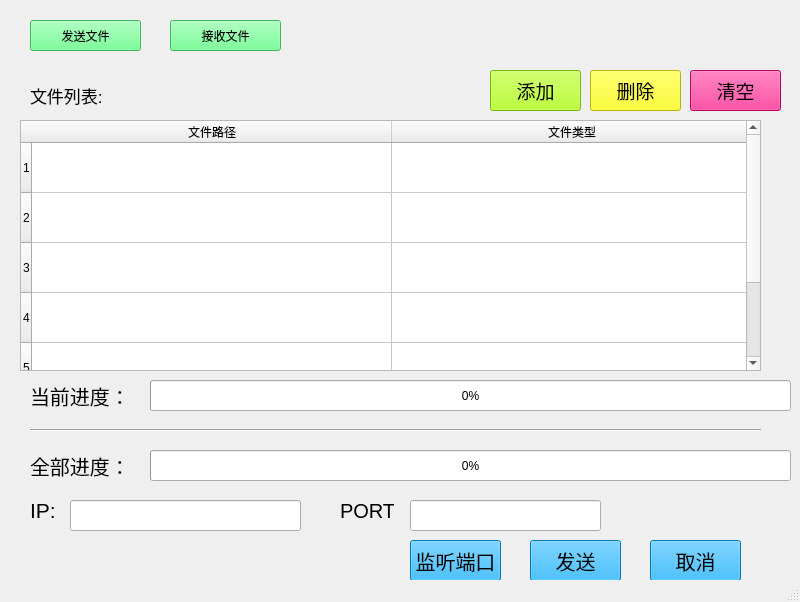
<?xml version="1.0" encoding="UTF-8"?>
<ui version="4.0">
 <class>MainWindow</class>
 <widget class="QMainWindow" name="MainWindow">
  <property name="geometry">
   <rect>
    <x>0</x>
    <y>0</y>
    <width>800</width>
    <height>602</height>
   </rect>
  </property>
  <property name="windowTitle">
   <string>MainWindow</string>
  </property>
  <widget class="QWidget" name="centralwidget">
   <widget class="QPushButton" name="send_file">
    <property name="geometry">
     <rect>
      <x>30</x>
      <y>20</y>
      <width>111</width>
      <height>31</height>
     </rect>
    </property>
    <property name="cursor">
     <cursorShape>OpenHandCursor</cursorShape>
    </property>
    <property name="styleSheet">
     <string notr="true">background-color: rgb(85, 255, 127);</string>
    </property>
    <property name="text">
     <string>发送文件</string>
    </property>
   </widget>
   <widget class="QPushButton" name="receive_file">
    <property name="geometry">
     <rect>
      <x>170</x>
      <y>20</y>
      <width>111</width>
      <height>31</height>
     </rect>
    </property>
    <property name="styleSheet">
     <string notr="true">background-color: rgb(85, 255, 127);</string>
    </property>
    <property name="text">
     <string>接收文件</string>
    </property>
   </widget>
   <widget class="QStackedWidget" name="stackedWidget">
    <property name="geometry">
     <rect>
      <x>10</x>
      <y>60</y>
      <width>781</width>
      <height>531</height>
     </rect>
    </property>
    <property name="currentIndex">
     <number>0</number>
    </property>
    <widget class="QWidget" name="page">
     <widget class="QProgressBar" name="current_status_bar">
      <property name="geometry">
       <rect>
        <x>140</x>
        <y>320</y>
        <width>641</width>
        <height>31</height>
       </rect>
      </property>
      <property name="value">
       <number>0</number>
      </property>
     </widget>
     <widget class="Line" name="line">
      <property name="geometry">
       <rect>
        <x>20</x>
        <y>360</y>
        <width>731</width>
        <height>21</height>
       </rect>
      </property>
      <property name="orientation">
       <enum>Qt::Horizontal</enum>
      </property>
     </widget>
     <widget class="QProgressBar" name="total_status_bar">
      <property name="geometry">
       <rect>
        <x>140</x>
        <y>390</y>
        <width>641</width>
        <height>31</height>
       </rect>
      </property>
      <property name="value">
       <number>0</number>
      </property>
     </widget>
     <widget class="QLabel" name="current_status">
      <property name="geometry">
       <rect>
        <x>20</x>
        <y>320</y>
        <width>111</width>
        <height>31</height>
       </rect>
      </property>
      <property name="font">
       <font>
        <pointsize>15</pointsize>
       </font>
      </property>
      <property name="text">
       <string>当前进度：</string>
      </property>
     </widget>
     <widget class="QLabel" name="total_status">
      <property name="geometry">
       <rect>
        <x>20</x>
        <y>390</y>
        <width>111</width>
        <height>31</height>
       </rect>
      </property>
      <property name="font">
       <font>
        <pointsize>15</pointsize>
       </font>
      </property>
      <property name="text">
       <string>全部进度：</string>
      </property>
     </widget>
     <widget class="QLabel" name="IP">
      <property name="geometry">
       <rect>
        <x>20</x>
        <y>440</y>
        <width>41</width>
        <height>21</height>
       </rect>
      </property>
      <property name="font">
       <font>
        <pointsize>16</pointsize>
       </font>
      </property>
      <property name="text">
       <string>IP:</string>
      </property>
     </widget>
     <widget class="QLineEdit" name="IP_text">
      <property name="geometry">
       <rect>
        <x>60</x>
        <y>440</y>
        <width>231</width>
        <height>31</height>
       </rect>
      </property>
     </widget>
     <widget class="QLabel" name="PORT">
      <property name="geometry">
       <rect>
        <x>330</x>
        <y>440</y>
        <width>54</width>
        <height>21</height>
       </rect>
      </property>
      <property name="font">
       <font>
        <pointsize>15</pointsize>
       </font>
      </property>
      <property name="text">
       <string>PORT:</string>
      </property>
     </widget>
     <widget class="QLineEdit" name="PORT_text">
      <property name="geometry">
       <rect>
        <x>400</x>
        <y>440</y>
        <width>191</width>
        <height>31</height>
       </rect>
      </property>
     </widget>
     <widget class="QLabel" name="text_file">
      <property name="geometry">
       <rect>
        <x>20</x>
        <y>20</y>
        <width>91</width>
        <height>31</height>
       </rect>
      </property>
      <property name="font">
       <font>
        <pointsize>13</pointsize>
       </font>
      </property>
      <property name="layoutDirection">
       <enum>Qt::LeftToRight</enum>
      </property>
      <property name="text">
       <string>文件列表:</string>
      </property>
      <property name="alignment">
       <set>Qt::AlignLeading|Qt::AlignLeft|Qt::AlignVCenter</set>
      </property>
     </widget>
     <widget class="QPushButton" name="add_file">
      <property name="geometry">
       <rect>
        <x>480</x>
        <y>10</y>
        <width>91</width>
        <height>41</height>
       </rect>
      </property>
      <property name="font">
       <font>
        <pointsize>14</pointsize>
       </font>
      </property>
      <property name="styleSheet">
       <string notr="true">background-color: rgb(170, 255, 0);</string>
      </property>
      <property name="text">
       <string>添加</string>
      </property>
     </widget>
     <widget class="QPushButton" name="delete_file">
      <property name="geometry">
       <rect>
        <x>580</x>
        <y>10</y>
        <width>91</width>
        <height>41</height>
       </rect>
      </property>
      <property name="font">
       <font>
        <pointsize>14</pointsize>
       </font>
      </property>
      <property name="styleSheet">
       <string notr="true">background-color: rgb(255, 255, 0);</string>
      </property>
      <property name="text">
       <string>删除</string>
      </property>
     </widget>
     <widget class="QPushButton" name="empty_file">
      <property name="geometry">
       <rect>
        <x>680</x>
        <y>10</y>
        <width>91</width>
        <height>41</height>
       </rect>
      </property>
      <property name="font">
       <font>
        <pointsize>14</pointsize>
       </font>
      </property>
      <property name="styleSheet">
       <string notr="true">background-color: rgb(255, 0, 127);</string>
      </property>
      <property name="text">
       <string>清空</string>
      </property>
     </widget>
     <widget class="QPushButton" name="handler">
      <property name="geometry">
       <rect>
        <x>400</x>
        <y>480</y>
        <width>91</width>
        <height>41</height>
       </rect>
      </property>
      <property name="font">
       <font>
        <pointsize>15</pointsize>
       </font>
      </property>
      <property name="styleSheet">
       <string notr="true">background-color: rgb(0, 170, 255);</string>
      </property>
      <property name="text">
       <string>监听端口</string>
      </property>
     </widget>
     <widget class="QPushButton" name="send">
      <property name="geometry">
       <rect>
        <x>520</x>
        <y>480</y>
        <width>91</width>
        <height>41</height>
       </rect>
      </property>
      <property name="font">
       <font>
        <pointsize>15</pointsize>
       </font>
      </property>
      <property name="styleSheet">
       <string notr="true">background-color: rgb(0, 170, 255);</string>
      </property>
      <property name="text">
       <string>发送</string>
      </property>
     </widget>
     <widget class="QPushButton" name="cancel">
      <property name="geometry">
       <rect>
        <x>640</x>
        <y>480</y>
        <width>91</width>
        <height>41</height>
       </rect>
      </property>
      <property name="font">
       <font>
        <pointsize>15</pointsize>
       </font>
      </property>
      <property name="styleSheet">
       <string notr="true">background-color: rgb(0, 170, 255);</string>
      </property>
      <property name="text">
       <string>取消</string>
      </property>
     </widget>
     <widget class="QLabel" name="receive_status_2">
      <property name="geometry">
       <rect>
        <x>20</x>
        <y>490</y>
        <width>271</width>
        <height>31</height>
       </rect>
      </property>
      <property name="font">
       <font>
        <pointsize>15</pointsize>
       </font>
      </property>
      <property name="text">
       <string/>
      </property>
     </widget>
     <widget class="QTableWidget" name="tableWidget">
      <property name="geometry">
       <rect>
        <x>10</x>
        <y>60</y>
        <width>741</width>
        <height>251</height>
       </rect>
      </property>
      <property name="sizePolicy">
       <sizepolicy hsizetype="Expanding" vsizetype="Expanding">
        <horstretch>0</horstretch>
        <verstretch>0</verstretch>
       </sizepolicy>
      </property>
      <property name="styleSheet">
       <string notr="true"/>
      </property>
      <property name="lineWidth">
       <number>1</number>
      </property>
      <property name="verticalScrollBarPolicy">
       <enum>Qt::ScrollBarAlwaysOn</enum>
      </property>
      <property name="horizontalScrollBarPolicy">
       <enum>Qt::ScrollBarAlwaysOff</enum>
      </property>
      <property name="sizeAdjustPolicy">
       <enum>QAbstractScrollArea::AdjustIgnored</enum>
      </property>
      <attribute name="horizontalHeaderMinimumSectionSize">
       <number>20</number>
      </attribute>
      <attribute name="horizontalHeaderDefaultSectionSize">
       <number>360</number>
      </attribute>
      <attribute name="verticalHeaderDefaultSectionSize">
       <number>50</number>
      </attribute>
      <row>
       <property name="text">
        <string>1</string>
       </property>
       <property name="background">
        <color>
         <red>170</red>
         <green>255</green>
         <blue>127</blue>
        </color>
       </property>
      </row>
      <row>
       <property name="text">
        <string>2</string>
       </property>
      </row>
      <row>
       <property name="text">
        <string>3</string>
       </property>
       <property name="background">
        <color>
         <red>170</red>
         <green>255</green>
         <blue>127</blue>
        </color>
       </property>
      </row>
      <row>
       <property name="text">
        <string>4</string>
       </property>
      </row>
      <row>
       <property name="text">
        <string>5</string>
       </property>
       <property name="background">
        <color>
         <red>170</red>
         <green>255</green>
         <blue>127</blue>
        </color>
       </property>
      </row>
      <row>
       <property name="text">
        <string>6</string>
       </property>
      </row>
      <column>
       <property name="text">
        <string>文件路径</string>
       </property>
       <property name="textAlignment">
        <set>AlignCenter</set>
       </property>
      </column>
      <column>
       <property name="text">
        <string>文件类型</string>
       </property>
       <property name="textAlignment">
        <set>AlignCenter</set>
       </property>
      </column>
     </widget>
    </widget>
    <widget class="QWidget" name="page_2">
     <widget class="QLabel" name="receive_status">
      <property name="geometry">
       <rect>
        <x>30</x>
        <y>400</y>
        <width>111</width>
        <height>31</height>
       </rect>
      </property>
      <property name="font">
       <font>
        <pointsize>15</pointsize>
       </font>
      </property>
      <property name="text">
       <string>当前进度：</string>
      </property>
     </widget>
     <widget class="QProgressBar" name="receive_bar">
      <property name="geometry">
       <rect>
        <x>140</x>
        <y>400</y>
        <width>641</width>
        <height>31</height>
       </rect>
      </property>
      <property name="value">
       <number>0</number>
      </property>
     </widget>
     <widget class="Line" name="line_2">
      <property name="geometry">
       <rect>
        <x>30</x>
        <y>430</y>
        <width>721</width>
        <height>31</height>
       </rect>
      </property>
      <property name="orientation">
       <enum>Qt::Horizontal</enum>
      </property>
     </widget>
     <widget class="QPushButton" name="receive">
      <property name="geometry">
       <rect>
        <x>510</x>
        <y>480</y>
        <width>121</width>
        <height>41</height>
       </rect>
      </property>
      <property name="font">
       <font>
        <pointsize>15</pointsize>
       </font>
      </property>
      <property name="styleSheet">
       <string notr="true">background-color: rgb(0, 170, 255);</string>
      </property>
      <property name="text">
       <string>接收</string>
      </property>
     </widget>
     <widget class="QPushButton" name="receive_cancel">
      <property name="geometry">
       <rect>
        <x>640</x>
        <y>480</y>
        <width>121</width>
        <height>41</height>
       </rect>
      </property>
      <property name="font">
       <font>
        <pointsize>15</pointsize>
       </font>
      </property>
      <property name="styleSheet">
       <string notr="true">background-color: rgb(0, 170, 255);</string>
      </property>
      <property name="text">
       <string>取消</string>
      </property>
     </widget>
     <widget class="QLabel" name="IP_receive">
      <property name="geometry">
       <rect>
        <x>30</x>
        <y>450</y>
        <width>41</width>
        <height>21</height>
       </rect>
      </property>
      <property name="font">
       <font>
        <pointsize>15</pointsize>
       </font>
      </property>
      <property name="text">
       <string>IP:</string>
      </property>
     </widget>
     <widget class="QLineEdit" name="IP_receive_text">
      <property name="geometry">
       <rect>
        <x>70</x>
        <y>450</y>
        <width>181</width>
        <height>31</height>
       </rect>
      </property>
     </widget>
     <widget class="QLabel" name="PORT_receive">
      <property name="geometry">
       <rect>
        <x>280</x>
        <y>450</y>
        <width>71</width>
        <height>21</height>
       </rect>
      </property>
      <property name="font">
       <font>
        <pointsize>15</pointsize>
       </font>
      </property>
      <property name="text">
       <string>PORT:</string>
      </property>
     </widget>
     <widget class="QLineEdit" name="PORT_receive_text">
      <property name="geometry">
       <rect>
        <x>350</x>
        <y>450</y>
        <width>111</width>
        <height>31</height>
       </rect>
      </property>
     </widget>
     <widget class="QLabel" name="send_receive">
      <property name="geometry">
       <rect>
        <x>20</x>
        <y>490</y>
        <width>231</width>
        <height>31</height>
       </rect>
      </property>
      <property name="font">
       <font>
        <pointsize>17</pointsize>
       </font>
      </property>
      <property name="text">
       <string/>
      </property>
     </widget>
     <widget class="QListWidget" name="receive_widget">
      <property name="geometry">
       <rect>
        <x>15</x>
        <y>11</y>
        <width>751</width>
        <height>371</height>
       </rect>
      </property>
      <property name="styleSheet">
       <string notr="true">background-color: rgb(170, 255, 127);</string>
      </property>
     </widget>
    </widget>
   </widget>
  </widget>
  <widget class="QStatusBar" name="statusbar"/>
 </widget>
 <resources/>
 <connections/>
</ui>
